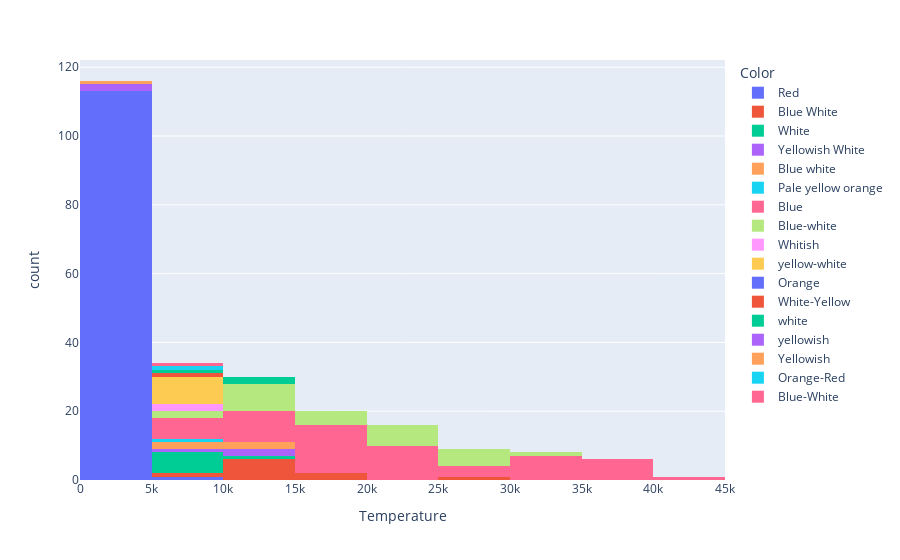

Notebook code cell kept with this figure:
### Code cell
histo = pp.histogram(ds, 'Temperature', color='Color') # avg temp by color
histo.show()

### Figure 1 — Plotly figure (JSON) as saved in the notebook; plotly's stock layout.template omitted (floating-point values rounded to 4 significant figures)
{"data": [{"alignmentgroup": "True", "bingroup": "x", "hovertemplate": "Color=Red<br>Temperature=%{x}<br>count=%{y}<extra></extra>", "legendgroup": "Red", "marker": {"color": "#636efa", "pattern": {"shape": ""}}, "name": "Red", "offsetgroup": "Red", "orientation": "v", "showlegend": true, "type": "histogram", "x": [3068, 3042, 2600, 2800, 1939, 2840, 2637, 2600, 2650, 2700, 3600, 3129, 3134, 3628, 2650, 3340, 2799, 3692, 3192, 3441, 3826, 3365, 3270, 3200, 3008, 3600, 3575, 3574, 3625, 3490, 3750, 3834, 3650, 3450, 3660, 3450, 3752, 3535, 3341, 3432, 2983, 2835, 2935, 3295, 2945, 2817, 2774, 2871, 3345, 3607, 3304, 3150, 3550, 3180, 2890, 3342, 2621, 3158, 3459, 3605, 3615, 3399, 3610, 3553, 4015, 3625, 6850, 3780, 3323, 3531, 3218, 3146, 3511, 3225, 2935, 2861, 2856, 2731, 3095, 3607, 3100, 2989, 3542, 3243, 3091, 3598, 3324, 3541, 3570, 3500, 3600, 3614, 2831, 2914, 3419, 3218, 3453, 2889, 2968, 3484, 2778, 3523, 3462, 3257, 2994, 3212, 3523, 3598, 3142, 3496, 3324, 3463], "xaxis": "x", "yaxis": "y"}, {"alignmentgroup": "True", "bingroup": "x", "hovertemplate": "Color=Blue White<br>Temperature=%{x}<br>count=%{y}<extra></extra>", "legendgroup": "Blue White", "marker": {"color": "#EF553B", "pattern": {"shape": ""}}, "name": "Blue White", "offsetgroup": "Blue White", "orientation": "v", "showlegend": true, "type": "histogram", "x": [25000, 16500, 17200, 14100, 9675, 12010, 10980, 13420, 14520, 12984], "xaxis": "x", "yaxis": "y"}, {"alignmentgroup": "True", "bingroup": "x", "hovertemplate": "Color=White<br>Temperature=%{x}<br>count=%{y}<extra></extra>", "legendgroup": "White", "marker": {"color": "#00cc96", "pattern": {"shape": ""}}, "name": "White", "offsetgroup": "White", "orientation": "v", "showlegend": true, "type": "histogram", "x": [7740, 7220, 8500, 10574, 7723, 8829, 9235], "xaxis": "x", "yaxis": "y"}, {"alignmentgroup": "True", "bingroup": "x", "hovertemplate": "Color=Yellowish White<br>Temperature=%{x}<br>count=%{y}<extra></extra>", "legendgroup": "Yellowish White", "marker": {"color": "#ab63fa", "pattern": {"shape": ""}}, "name": "Yellowish White", "offsetgroup": "Yellowish White", "orientation": "v", "showlegend": true, "type": "histogram", "x": [12990, 7700, 11790], "xaxis": "x", "yaxis": "y"}, {"alignmentgroup": "True", "bingroup": "x", "hovertemplate": "Color=Blue white<br>Temperature=%{x}<br>count=%{y}<extra></extra>", "legendgroup": "Blue white", "marker": {"color": "#FFA15A", "pattern": {"shape": ""}}, "name": "Blue white", "offsetgroup": "Blue white", "orientation": "v", "showlegend": true, "type": "histogram", "x": [8570, 11900, 8924, 12912], "xaxis": "x", "yaxis": "y"}, {"alignmentgroup": "True", "bingroup": "x", "hovertemplate": "Color=Pale yellow orange<br>Temperature=%{x}<br>count=%{y}<extra></extra>", "legendgroup": "Pale yellow orange", "marker": {"color": "#19d3f3", "pattern": {"shape": ""}}, "name": "Pale yellow orange", "offsetgroup": "Pale yellow orange", "orientation": "v", "showlegend": true, "type": "histogram", "x": [7230], "xaxis": "x", "yaxis": "y"}, {"alignmentgroup": "True", "bingroup": "x", "hovertemplate": "Color=Blue<br>Temperature=%{x}<br>count=%{y}<extra></extra>", "legendgroup": "Blue", "marker": {"color": "#FF6692", "pattern": {"shape": ""}}, "name": "Blue", "offsetgroup": "Blue", "orientation": "v", "showlegend": true, "type": "histogram", "x": [39000, 33750, 19860, 36108, 33300, 40000, 23000, 17120, 11096, 14245, 24630, 12893, 24345, 33421, 21020, 18290, 37800, 25390, 11567, 12675, 5752, 8927, 7282, 19923, 26373, 17383, 9373, 26000, 18000, 16790, 15680, 14982, 13340, 18340, 19920, 24020, 23092, 17920, 19360, 34190, 32460, 23678, 12749, 9383, 23440, 16787, 18734, 9892, 10930, 23095, 21738, 38234, 32489, 38940, 30839, 37882], "xaxis": "x", "yaxis": "y"}, {"alignmentgroup": "True", "bingroup": "x", "hovertemplate": "Color=Blue-white<br>Temperature=%{x}<br>count=%{y}<extra></extra>", "legendgroup": "Blue-white", "marker": {"color": "#B6E880", "pattern": {"shape": ""}}, "name": "Blue-white", "offsetgroup": "Blue-white", "orientation": "v", "showlegend": true, "type": "histogram", "x": [30000, 15276, 9030, 11250, 12098, 29560, 14060, 16390, 25070, 28700, 26140, 20120, 13023, 11000, 12100, 24490, 22350, 10012, 13089, 22012, 9320, 19400, 17140, 24145, 27739, 21904], "xaxis": "x", "yaxis": "y"}, {"alignmentgroup": "True", "bingroup": "x", "hovertemplate": "Color=Whitish<br>Temperature=%{x}<br>count=%{y}<extra></extra>", "legendgroup": "Whitish", "marker": {"color": "#FF97FF", "pattern": {"shape": ""}}, "name": "Whitish", "offsetgroup": "Whitish", "orientation": "v", "showlegend": true, "type": "histogram", "x": [9700, 8052], "xaxis": "x", "yaxis": "y"}, {"alignmentgroup": "True", "bingroup": "x", "hovertemplate": "Color=yellow-white<br>Temperature=%{x}<br>count=%{y}<extra></extra>", "legendgroup": "yellow-white", "marker": {"color": "#FECB52", "pattern": {"shape": ""}}, "name": "yellow-white", "offsetgroup": "yellow-white", "orientation": "v", "showlegend": true, "type": "histogram", "x": [5800, 6757, 6380, 5936, 5587, 5300, 7720, 8250], "xaxis": "x", "yaxis": "y"}, {"alignmentgroup": "True", "bingroup": "x", "hovertemplate": "Color=Orange<br>Temperature=%{x}<br>count=%{y}<extra></extra>", "legendgroup": "Orange", "marker": {"color": "#636efa", "pattern": {"shape": ""}}, "name": "Orange", "offsetgroup": "Orange", "orientation": "v", "showlegend": true, "type": "histogram", "x": [3749, 4287], "xaxis": "x", "yaxis": "y"}, {"alignmentgroup": "True", "bingroup": "x", "hovertemplate": "Color=White-Yellow<br>Temperature=%{x}<br>count=%{y}<extra></extra>", "legendgroup": "White-Yellow", "marker": {"color": "#EF553B", "pattern": {"shape": ""}}, "name": "White-Yellow", "offsetgroup": "White-Yellow", "orientation": "v", "showlegend": true, "type": "histogram", "x": [7100], "xaxis": "x", "yaxis": "y"}, {"alignmentgroup": "True", "bingroup": "x", "hovertemplate": "Color=white<br>Temperature=%{x}<br>count=%{y}<extra></extra>", "legendgroup": "white", "marker": {"color": "#00cc96", "pattern": {"shape": ""}}, "name": "white", "offsetgroup": "white", "orientation": "v", "showlegend": true, "type": "histogram", "x": [8930, 13720, 14732], "xaxis": "x", "yaxis": "y"}, {"alignmentgroup": "True", "bingroup": "x", "hovertemplate": "Color=yellowish<br>Temperature=%{x}<br>count=%{y}<extra></extra>", "legendgroup": "yellowish", "marker": {"color": "#ab63fa", "pattern": {"shape": ""}}, "name": "yellowish", "offsetgroup": "yellowish", "orientation": "v", "showlegend": true, "type": "histogram", "x": [4526, 4077], "xaxis": "x", "yaxis": "y"}, {"alignmentgroup": "True", "bingroup": "x", "hovertemplate": "Color=Yellowish<br>Temperature=%{x}<br>count=%{y}<extra></extra>", "legendgroup": "Yellowish", "marker": {"color": "#FFA15A", "pattern": {"shape": ""}}, "name": "Yellowish", "offsetgroup": "Yellowish", "orientation": "v", "showlegend": true, "type": "histogram", "x": [4980], "xaxis": "x", "yaxis": "y"}, {"alignmentgroup": "True", "bingroup": "x", "hovertemplate": "Color=Orange-Red<br>Temperature=%{x}<br>count=%{y}<extra></extra>", "legendgroup": "Orange-Red", "marker": {"color": "#19d3f3", "pattern": {"shape": ""}}, "name": "Orange-Red", "offsetgroup": "Orange-Red", "orientation": "v", "showlegend": true, "type": "histogram", "x": [5112], "xaxis": "x", "yaxis": "y"}, {"alignmentgroup": "True", "bingroup": "x", "hovertemplate": "Color=Blue-White<br>Temperature=%{x}<br>count=%{y}<extra></extra>", "legendgroup": "Blue-White", "marker": {"color": "#FF6692", "pattern": {"shape": ""}}, "name": "Blue-White", "offsetgroup": "Blue-White", "orientation": "v", "showlegend": true, "type": "histogram", "x": [8945], "xaxis": "x", "yaxis": "y"}], "layout": {"barmode": "relative", "legend": {"title": {"text": "Color"}, "tracegroupgap": 0}, "margin": {"t": 60}, "xaxis": {"anchor": "y", "domain": [0, 1], "title": {"text": "Temperature"}}, "yaxis": {"anchor": "x", "domain": [0, 1], "title": {"text": "count"}}}}
